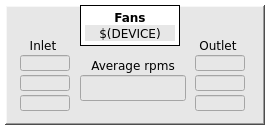
<?xml version="1.0" encoding="UTF-8"?>
<ui version="4.0">
 <class>MainWindow</class>
 <widget class="QMainWindow" name="MainWindow">
  <property name="geometry">
   <rect>
    <x>0</x>
    <y>0</y>
    <width>270</width>
    <height>130</height>
   </rect>
  </property>
  <property name="font">
   <font>
    <family>DejaVu Sans</family>
   </font>
  </property>
  <property name="windowTitle">
   <string>$(MODULE)</string>
  </property>
  <property name="styleSheet">
   <string notr="true">background-color: rgb(255, 255, 255);</string>
  </property>
  <property name="Title" stdset="0">
   <string>$(DEVICE) fans</string>
  </property>
  <widget class="QWidget" name="centralwidget">
   <widget class="caFrame" name="caframe_6">
    <property name="geometry">
     <rect>
      <x>5</x>
      <y>5</y>
      <width>260</width>
      <height>120</height>
     </rect>
    </property>
    <property name="font">
     <font>
      <family>DejaVu Sans</family>
     </font>
    </property>
    <property name="styleSheet">
     <string notr="true">background-color: rgb(231, 231, 231);</string>
    </property>
    <property name="frameShape">
     <enum>QFrame::WinPanel</enum>
    </property>
    <property name="frameShadow">
     <enum>QFrame::Raised</enum>
    </property>
    <property name="lineWidth">
     <number>1</number>
    </property>
    <property name="midLineWidth">
     <number>1</number>
    </property>
    <property name="background">
     <color>
      <red>0</red>
      <green>0</green>
      <blue>0</blue>
     </color>
    </property>
    <property name="backgroundMode">
     <enum>caFrame::Filled</enum>
    </property>
    <widget class="QLabel" name="label_31">
     <property name="geometry">
      <rect>
       <x>75</x>
       <y>0</y>
       <width>100</width>
       <height>41</height>
      </rect>
     </property>
     <property name="font">
      <font>
       <family>DejaVu Sans</family>
       <weight>75</weight>
       <bold>true</bold>
      </font>
     </property>
     <property name="styleSheet">
      <string notr="true">background-color: rgb(255, 255, 255);</string>
     </property>
     <property name="frameShape">
      <enum>QFrame::Box</enum>
     </property>
     <property name="text">
      <string>Fans</string>
     </property>
     <property name="alignment">
      <set>Qt::AlignHCenter|Qt::AlignTop</set>
     </property>
    </widget>
    <widget class="caLabel" name="calabel_2">
     <property name="geometry">
      <rect>
       <x>80</x>
       <y>20</y>
       <width>90</width>
       <height>16</height>
      </rect>
     </property>
     <property name="font">
      <font>
       <family>DejaVu Sans</family>
       <pointsize>9</pointsize>
      </font>
     </property>
     <property name="text">
      <string>$(DEVICE)</string>
     </property>
     <property name="alignment">
      <set>Qt::AlignCenter</set>
     </property>
     <property name="background">
      <color>
       <red>255</red>
       <green>255</green>
       <blue>255</blue>
      </color>
     </property>
    </widget>
    <widget class="caLineEdit" name="calineedit">
     <property name="geometry">
      <rect>
       <x>75</x>
       <y>70</y>
       <width>106</width>
       <height>26</height>
      </rect>
     </property>
     <property name="alignment">
      <set>Qt::AlignCenter</set>
     </property>
     <property name="readOnly">
      <bool>true</bool>
     </property>
     <property name="channel" stdset="0">
      <string notr="true">$(DEVICE):fans</string>
     </property>
     <property name="background">
      <color>
       <red>255</red>
       <green>255</green>
       <blue>255</blue>
      </color>
     </property>
     <property name="colorMode">
      <enum>caLineEdit::Static</enum>
     </property>
     <property name="framePresent" stdset="0">
      <bool>true</bool>
     </property>
     <property name="frameLineWidth" stdset="0">
      <number>1</number>
     </property>
     <property name="alarmHandling">
      <enum>caLineEdit::onBackground</enum>
     </property>
    </widget>
    <widget class="QLabel" name="label_49">
     <property name="geometry">
      <rect>
       <x>75</x>
       <y>50</y>
       <width>106</width>
       <height>20</height>
      </rect>
     </property>
     <property name="font">
      <font>
       <family>DejaVu Sans</family>
       <pointsize>9</pointsize>
      </font>
     </property>
     <property name="text">
      <string>Average rpms</string>
     </property>
     <property name="alignment">
      <set>Qt::AlignCenter</set>
     </property>
    </widget>
    <widget class="QLabel" name="label_50">
     <property name="geometry">
      <rect>
       <x>10</x>
       <y>30</y>
       <width>56</width>
       <height>20</height>
      </rect>
     </property>
     <property name="font">
      <font>
       <family>DejaVu Sans</family>
       <pointsize>9</pointsize>
      </font>
     </property>
     <property name="text">
      <string>Inlet</string>
     </property>
     <property name="alignment">
      <set>Qt::AlignCenter</set>
     </property>
    </widget>
    <widget class="QLabel" name="label_51">
     <property name="geometry">
      <rect>
       <x>185</x>
       <y>30</y>
       <width>56</width>
       <height>20</height>
      </rect>
     </property>
     <property name="font">
      <font>
       <family>DejaVu Sans</family>
       <pointsize>9</pointsize>
      </font>
     </property>
     <property name="text">
      <string>Outlet</string>
     </property>
     <property name="alignment">
      <set>Qt::AlignCenter</set>
     </property>
    </widget>
    <widget class="caLineEdit" name="calineedit_7">
     <property name="geometry">
      <rect>
       <x>15</x>
       <y>50</y>
       <width>50</width>
       <height>16</height>
      </rect>
     </property>
     <property name="font">
      <font>
       <family>Monospace</family>
       <pointsize>10</pointsize>
      </font>
     </property>
     <property name="alignment">
      <set>Qt::AlignCenter</set>
     </property>
     <property name="channel" stdset="0">
      <string notr="true">$(DEVICE):fans:left_front</string>
     </property>
     <property name="colorMode">
      <enum>caLineEdit::Default</enum>
     </property>
     <property name="fontScaleMode">
      <enum>caLineEdit::WidthAndHeight</enum>
     </property>
    </widget>
    <widget class="caLineEdit" name="calineedit_8">
     <property name="geometry">
      <rect>
       <x>15</x>
       <y>70</y>
       <width>50</width>
       <height>16</height>
      </rect>
     </property>
     <property name="font">
      <font>
       <family>Monospace</family>
       <pointsize>10</pointsize>
      </font>
     </property>
     <property name="alignment">
      <set>Qt::AlignCenter</set>
     </property>
     <property name="channel" stdset="0">
      <string notr="true">$(DEVICE):fans:left_middle</string>
     </property>
     <property name="fontScaleMode">
      <enum>caLineEdit::WidthAndHeight</enum>
     </property>
    </widget>
    <widget class="caLineEdit" name="calineedit_9">
     <property name="geometry">
      <rect>
       <x>15</x>
       <y>90</y>
       <width>50</width>
       <height>16</height>
      </rect>
     </property>
     <property name="font">
      <font>
       <family>Monospace</family>
       <pointsize>10</pointsize>
      </font>
     </property>
     <property name="alignment">
      <set>Qt::AlignCenter</set>
     </property>
     <property name="channel" stdset="0">
      <string notr="true">$(DEVICE):fans:left_rear</string>
     </property>
     <property name="fontScaleMode">
      <enum>caLineEdit::WidthAndHeight</enum>
     </property>
    </widget>
    <widget class="caLineEdit" name="calineedit_10">
     <property name="geometry">
      <rect>
       <x>190</x>
       <y>50</y>
       <width>50</width>
       <height>16</height>
      </rect>
     </property>
     <property name="font">
      <font>
       <family>Monospace</family>
       <pointsize>10</pointsize>
      </font>
     </property>
     <property name="alignment">
      <set>Qt::AlignCenter</set>
     </property>
     <property name="channel" stdset="0">
      <string notr="true">$(DEVICE):fans:right_front</string>
     </property>
     <property name="colorMode">
      <enum>caLineEdit::Default</enum>
     </property>
     <property name="fontScaleMode">
      <enum>caLineEdit::WidthAndHeight</enum>
     </property>
    </widget>
    <widget class="caLineEdit" name="calineedit_11">
     <property name="geometry">
      <rect>
       <x>190</x>
       <y>90</y>
       <width>50</width>
       <height>16</height>
      </rect>
     </property>
     <property name="font">
      <font>
       <family>Monospace</family>
       <pointsize>10</pointsize>
      </font>
     </property>
     <property name="alignment">
      <set>Qt::AlignCenter</set>
     </property>
     <property name="channel" stdset="0">
      <string notr="true">$(DEVICE):fans:right_rear</string>
     </property>
     <property name="fontScaleMode">
      <enum>caLineEdit::WidthAndHeight</enum>
     </property>
    </widget>
    <widget class="caLineEdit" name="calineedit_13">
     <property name="geometry">
      <rect>
       <x>190</x>
       <y>70</y>
       <width>50</width>
       <height>16</height>
      </rect>
     </property>
     <property name="font">
      <font>
       <family>Monospace</family>
       <pointsize>10</pointsize>
      </font>
     </property>
     <property name="alignment">
      <set>Qt::AlignCenter</set>
     </property>
     <property name="channel" stdset="0">
      <string notr="true">$(DEVICE):fans:right_middle</string>
     </property>
     <property name="fontScaleMode">
      <enum>caLineEdit::WidthAndHeight</enum>
     </property>
    </widget>
   </widget>
  </widget>
 </widget>
 <customwidgets>
  <customwidget>
   <class>caFrame</class>
   <extends>QFrame</extends>
   <header>caFrame</header>
   <container>1</container>
  </customwidget>
  <customwidget>
   <class>caLabel</class>
   <extends>QLabel</extends>
   <header>caLabel</header>
  </customwidget>
  <customwidget>
   <class>caLineEdit</class>
   <extends>QLineEdit</extends>
   <header>caLineEdit</header>
  </customwidget>
 </customwidgets>
 <resources/>
 <connections/>
 <designerdata>
  <property name="gridDeltaX">
   <number>5</number>
  </property>
  <property name="gridDeltaY">
   <number>5</number>
  </property>
  <property name="gridSnapX">
   <bool>true</bool>
  </property>
  <property name="gridSnapY">
   <bool>true</bool>
  </property>
  <property name="gridVisible">
   <bool>true</bool>
  </property>
 </designerdata>
</ui>
